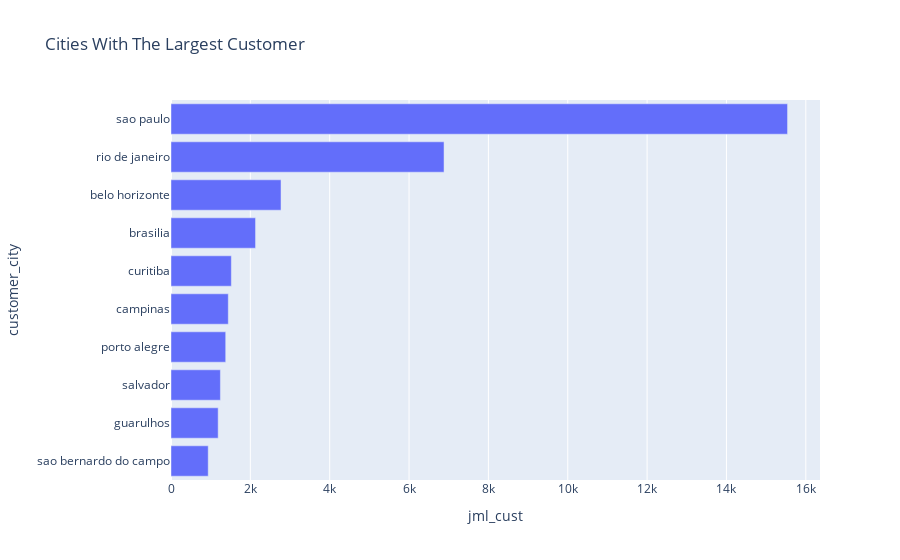

Notebook cell for this chart:
### Code cell
fig = px.bar(
    custby_city_states.head(10), 
    x='jml_cust',
    y='customer_city',
    title='Top 10 Cities With The Largest Customer',
    orientation='h',
    )
fig.update_layout(yaxis={'categoryorder':'total ascending'})
fig.show()
custby_city_states.head(10),

### Figure 1 — Plotly figure (JSON) as saved in the notebook; plotly's stock layout.template omitted (floating-point values rounded to 4 significant figures)
{"data": [{"alignmentgroup": "True", "hovertemplate": "jml_cust=%{x}<br>customer_city=%{y}<extra></extra>", "legendgroup": "", "marker": {"color": "#636efa", "pattern": {"shape": ""}}, "name": "", "offsetgroup": "", "orientation": "h", "showlegend": false, "textposition": "auto", "type": "bar", "x": [15540, 6882, 2773, 2131, 1521, 1444, 1379, 1245, 1189, 938], "xaxis": "x", "y": ["sao paulo", "rio de janeiro", "belo horizonte", "brasilia", "curitiba", "campinas", "porto alegre", "salvador", "guarulhos", "sao bernardo do campo"], "yaxis": "y"}], "layout": {"barmode": "relative", "legend": {"tracegroupgap": 0}, "title": {"text": "Cities With The Largest Customer"}, "xaxis": {"anchor": "y", "domain": [0, 1], "title": {"text": "jml_cust"}}, "yaxis": {"anchor": "x", "categoryorder": "total ascending", "domain": [0, 1], "title": {"text": "customer_city"}}}}
